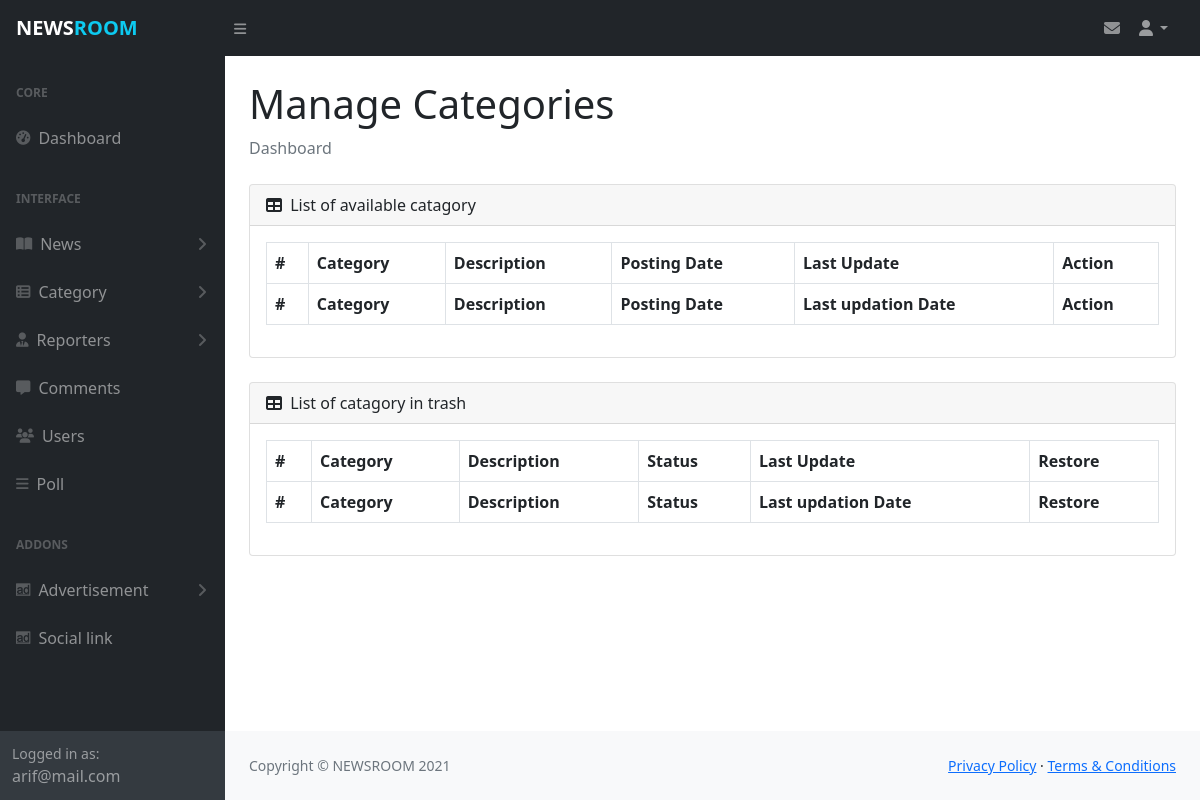
The page /admin/manage_category.php (signed in) on the database as committed earlier.
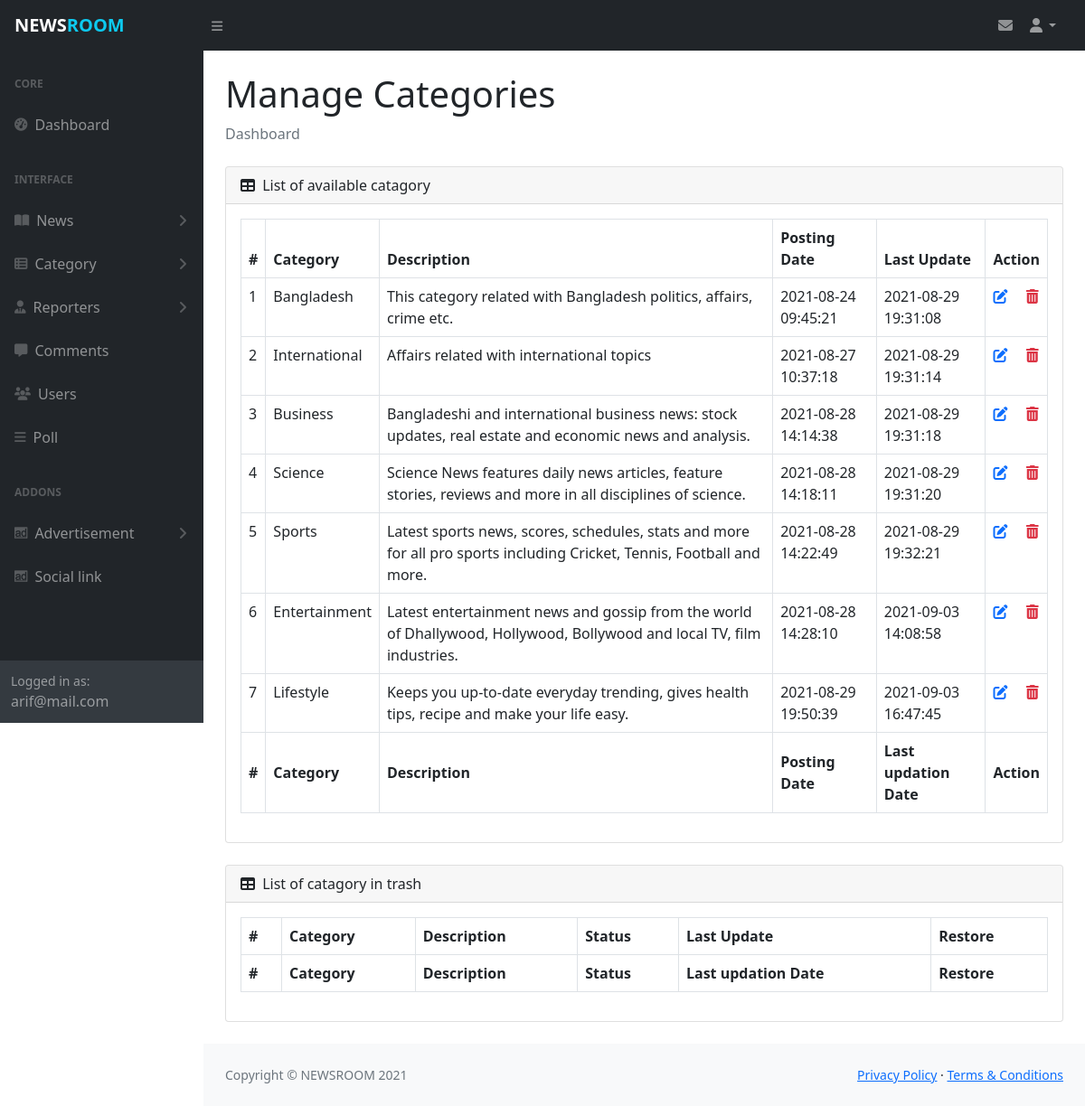
The same page on the database as committed later.
### tables this page shows
CREATE TABLE `mycategory` (
  `id` int(11) NOT NULL,
  `cat_name` varchar(30) NOT NULL,
  `cat_detail` varchar(300) DEFAULT NULL,
  `is_active` int(1) DEFAULT NULL,
  `created_date` timestamp NOT NULL DEFAULT current_timestamp(),
  `updated_date` timestamp NULL DEFAULT NULL ON UPDATE current_timestamp()
);

### admin/manage_category.php (the view, shortened to what this page needs)
<?php include_once('includes/header.php');?>
<?php
$sql="SELECT * FROM mycategory WHERE is_active='1'";
$result=$db_config->query($sql);
?>
                <main>
                    <div class="container-fluid px-4">
                        <h1 class="mt-4">Manage Categories</h1>
                        <ol class="breadcrumb mb-4">
                            <li class="breadcrumb-item active">Dashboard</li>
                        </ol>
                        <div class="card mb-4">
                            <div class="card-header">
                                <i class="fas fa-table me-1"></i>
                                List of available catagory
                            </div>
                            <div class="card-body table-responsive">
                                <table id="datatablesSimple" class="table table-bordered">
                                    <thead>
                                        <tr>
                                            <th>#</th>
                                            <th>Category</th>
                                            <th>Description</th>
                                            <th>Posting Date</th>
                                            <th>Last Update</th>
                                            <th>Action</th>
                                        </tr>
                                    </thead>
                                    <tfoot>
                                        <tr>
                                            <th>#</th>
                                            <th>Category</th>
                                            <th>Description</th>
                                            <th>Posting Date</th>
                                            <th>Last updation Date</th>
                                            <th>Action</th>
                                        </tr>
                                    </tfoot>
                                    <tbody>
                                        <?php
                                        while ($data=$result->fetch_assoc()) { ?>
                                        <tr>
                                            <td><?php echo $data["id"]?></td>
                                            <td><?php echo $data["cat_name"]?></td>
                                            <td><?php echo $data["cat_detail"]?></td>
                                            <td><?php echo $data["created_date"]?></td>
                                            <td><?php echo $data["updated_date"]?></td>
                                            <td>
                                                <a href="update_category.php?id=<?php echo $data['id']?>" class="me-3"><i class="fas fa-edit"></i></a>
                                                <a href="includes/process.php?action=cat_del&id=<?php echo $data['id']?>" class="text-danger" onclick='return confirm("Are you sure, to move in trash")'>
                                                    <i class='fas fa-trash-alt'></i>
                                                </a>
                                            </td>
                                        </tr>
                                        <?php } ?>
                                    </tbody>
                                </table>
                            </div>
                        </div>
                        <div class="card mb-4">
                            <div class="card-header">
                                <i class="fas fa-table me-1"></i>
                                List of catagory in trash
                            </div>
                            <div class="card-body table-responsive">
                                <table id="datatablesSimple" class="table table-bordered">
                                    <thead>
                                        <tr>
                                            <th>#</th>
                                            <th>Category</th>
                                            <th>Description</th>
                                            <th>Status</th>
                                            <th>Last Update</th>
                                            <th>Restore</th>
                                        </tr>
                                    </thead>
                                    <tfoot>
                                        <tr>
                                            <th>#</th>
                                            <th>Category</th>
                                            <th>Description</th>
                                            <th>Status</th>
                                            <th>Last updation Date</th>
                                            <th>Restore</th>
                                        </tr>
                                    </tfoot>
                                </table>
                            </div>
                        </div>
                    </div>
                </main>
<?php include_once('includes/footer.php');?>

Rows that differ between the two databases and show on the page:
added mycategory: id "1", cat_name "Bangladesh", cat_detail "This category related with Bangladesh politics, affairs, crime etc.", created_date "2021-08-24 09:45:21", updated_date "2021-08-29 19:31:08"
added mycategory: id "2", cat_name "International", cat_detail "Affairs related with international topics", created_date "2021-08-27 10:37:18", updated_date "2021-08-29 19:31:14"
added mycategory: id "3", cat_name "Business", cat_detail "Bangladeshi and international business news: stock updates, real estate and economic news and analysis.", created_date "2021-08-28 14:14:38", updated_date "2021-08-29 19:31:18"
added mycategory: id "4", cat_name "Science", cat_detail "Science News features daily news articles, feature stories, reviews and more in all disciplines of science.", created_date "2021-08-28 14:18:11", updated_date "2021-08-29 19:31:20"
added mycategory: id "5", cat_name "Sports", cat_detail "Latest sports news, scores, schedules, stats and more for all pro sports including Cricket, Tennis, Football and more.", created_date "2021-08-28 14:22:49", updated_date "2021-08-29 19:32:21"
added mycategory: id "6", cat_name "Entertainment", cat_detail "Latest entertainment news and gossip from the world of Dhallywood, Hollywood, Bollywood and local TV, film industries.", created_date "2021-08-28 14:28:10", updated_date "2021-09-03 14:08:58"
added mycategory: id "7", cat_name "Lifestyle", cat_detail "Keeps you up-to-date everyday trending, gives health tips, recipe and make your life easy.", created_date "2021-08-29 19:50:39", updated_date "2021-09-03 16:47:45"
